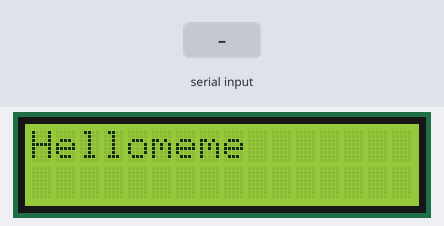
Simulated run of this sketch. Board: Arduino Uno, built with avr-gcc and run on an emulated ATmega328P. On the bench: 16×2 character LCD. Wiring (inferred from the names in the program): character LCD (HD44780): RS pin 8; E pin 9; data pin 4, pin 5, pin 6, pin 7. The test bench sets the inputs (shaded band).

Above: at 1.2 s.
At 10.3 s:
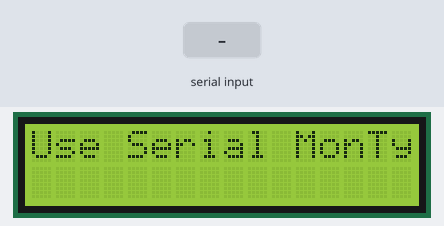
10.4 s: "1\n" received over Serial
At 11.2 s:
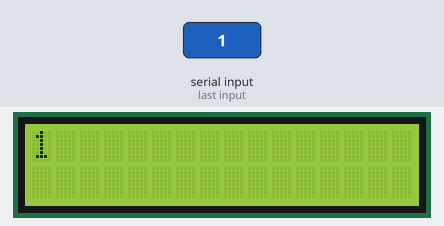
12.0 s: "0\n" received over Serial
At 12.4 s:
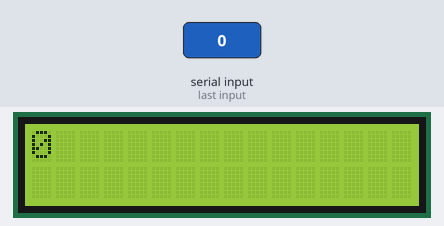
13.6 s: "2\n" received over Serial
At 14.8 s:
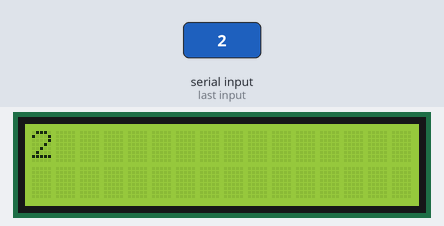
Timing chart, 0 to 16.6 s (numbered marks = the images above; inputs shaded):
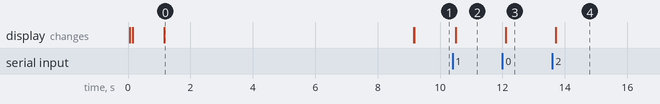

The sketch:

Funciones_propias_LCD.ino
```cpp
/* YourDuino.com Example Software Sketch
 16 character 2 line I2C Display
 Backpack Interface labelled "YwRobot Arduino LCM1602 IIC V1"
 terry@yourduino.com */

/*-----( Import needed libraries )-----*/
#include <Wire.h>  // Comes with Arduino IDE
// Get the LCD I2C Library here:
// https://bitbucket.org/fmalpartida/new-liquidcrystal/downloads
// Move any other LCD libraries to another folder or delete them
// See Library "Docs" folder for possible commands etc.

// =============================
// CONFIGURACIÓN DE PINES LCD
// =============================
#define LCD_RS 8
#define LCD_EN 9
#define LCD_D4 4
#define LCD_D5 5
#define LCD_D6 6
#define LCD_D7 7

// =============================
// VARIABLES DE LCD
// =============================
int cursor_col = 0;
int cursor_row = 0;

// =============================
// FUNCIONES LCD
// =============================
void lcd_send_nibble(uint8_t nibble) {
  digitalWrite(LCD_D4, (nibble >> 0) & 0x01);
  digitalWrite(LCD_D5, (nibble >> 1) & 0x01);
  digitalWrite(LCD_D6, (nibble >> 2) & 0x01);
  digitalWrite(LCD_D7, (nibble >> 3) & 0x01);

  digitalWrite(LCD_EN, HIGH);
  delayMicroseconds(1);
  digitalWrite(LCD_EN, LOW);
  delayMicroseconds(100);
}

void lcd_send_byte(uint8_t value, uint8_t mode) {
  digitalWrite(LCD_RS, mode);  // 0 = comando, 1 = dato
  lcd_send_nibble(value >> 4);
  lcd_send_nibble(value & 0x0F);
  delayMicroseconds(40);
}

void lcd_begin(uint8_t cols, uint8_t rows) {
  pinMode(LCD_RS, OUTPUT);
  pinMode(LCD_EN, OUTPUT);
  pinMode(LCD_D4, OUTPUT);
  pinMode(LCD_D5, OUTPUT);
  pinMode(LCD_D6, OUTPUT);
  pinMode(LCD_D7, OUTPUT);

  delay(50);
  digitalWrite(LCD_RS, LOW);
  digitalWrite(LCD_EN, LOW);

  // Inicialización en modo 4 bits
  lcd_send_nibble(0x03);
  delay(100);
  lcd_send_nibble(0x03);
  delayMicroseconds(150);
  lcd_send_nibble(0x03);
  lcd_send_nibble(0x02);

  lcd_send_byte(0x28, 0);  // 4 bits, 2 líneas
  lcd_send_byte(0x0C, 0);  // display ON, cursor OFF
  lcd_send_byte(0x06, 0);  // autoincremento
  lcd_send_byte(0x01, 0);  // clear
  delay(2);
}

void lcd_setCursor(uint8_t col, uint8_t row) {
  // static const uint8_t row_offsets[] = {0x00, 0x40};
  // if (row > 1) row = 1;
  // lcd_send_byte(0x80 | (col + row_offsets[row]), 0);
  if (col > 16 || row > 2) {
    return;
  }
  cursor_col = col;
  cursor_row = row;
}

void lcd_print(const char *str) {
  char c;
  for (int i = 0; i < strlen(str); i++) {
    c = str[i];
    if (c != '\r' && c != '\n') {
      lcd_send_byte(c, 1);
    }
  }
}

// --- Imprimir un solo carácter (ej. Serial.read()) ---
void lcd_print(char c) {
  if (c != '\r' && c != '\n') {
    lcd_send_byte(c, 1);
  }
}

void lcd_clear() {
  lcd_send_byte(0x01, 0);
  delay(2);
}


/*-----( Declare Variables )-----*/
//NONE

void setup() /*----( SETUP: RUNS ONCE )----*/
{
  Serial.begin(9600);  // Used to type in characters

  lcd_begin(16, 2);  // initialize the lcd for 16 chars 2 lines, turn on backlight

  //-------- Write characters on the display ------------------
  // NOTE: Cursor Position: (CHAR, LINE) start at 0
  lcd_setCursor(0, 0);  //Start at character 4 on line 0
  lcd_print("Hello");
  delay(1000);
  lcd_setCursor(0, 1);
  lcd_print("meme");
  delay(8000);

  // Wait and then tell user they can start the Serial Monitor and type in characters to
  // Display. (Set Serial Monitor option to "No Line Ending")
  lcd_clear();
  lcd_setCursor(0, 0);  //Start at character 0 on line 0
  lcd_print("Use Serial Mon");
  lcd_setCursor(0, 1);
  lcd_print("Type to display");


} /*--(end setup )---*/


void loop() /*----( LOOP: RUNS CONSTANTLY )----*/
{
  {
    // when characters arrive over the serial port...
    if (Serial.available()) {
      // wait a bit for the entire message to arrive
      delay(100);
      // clear the screen
      lcd_clear();
      // read all the available characters
      while (Serial.available() > 0) {
        // display each character to the LCD
        lcd_setCursor(0, 0);
        lcd_print(Serial.read());
      }
    }
  }

} /* --(end main loop )-- */


/* ( THE END ) */
```

Measured:
- after the input at 10.4 s, the display: first changes after 0.10 s (image 2 shows a later state)
- after the input at 12.0 s, the display: first changes after 0.10 s (image 3 shows a later state)
- after the input at 13.6 s, the display: first changes after 0.10 s (image 4 shows a later state)
- what the display in image 0 shows lasts 8.0 s, from 1.2 s to 9.2 s
